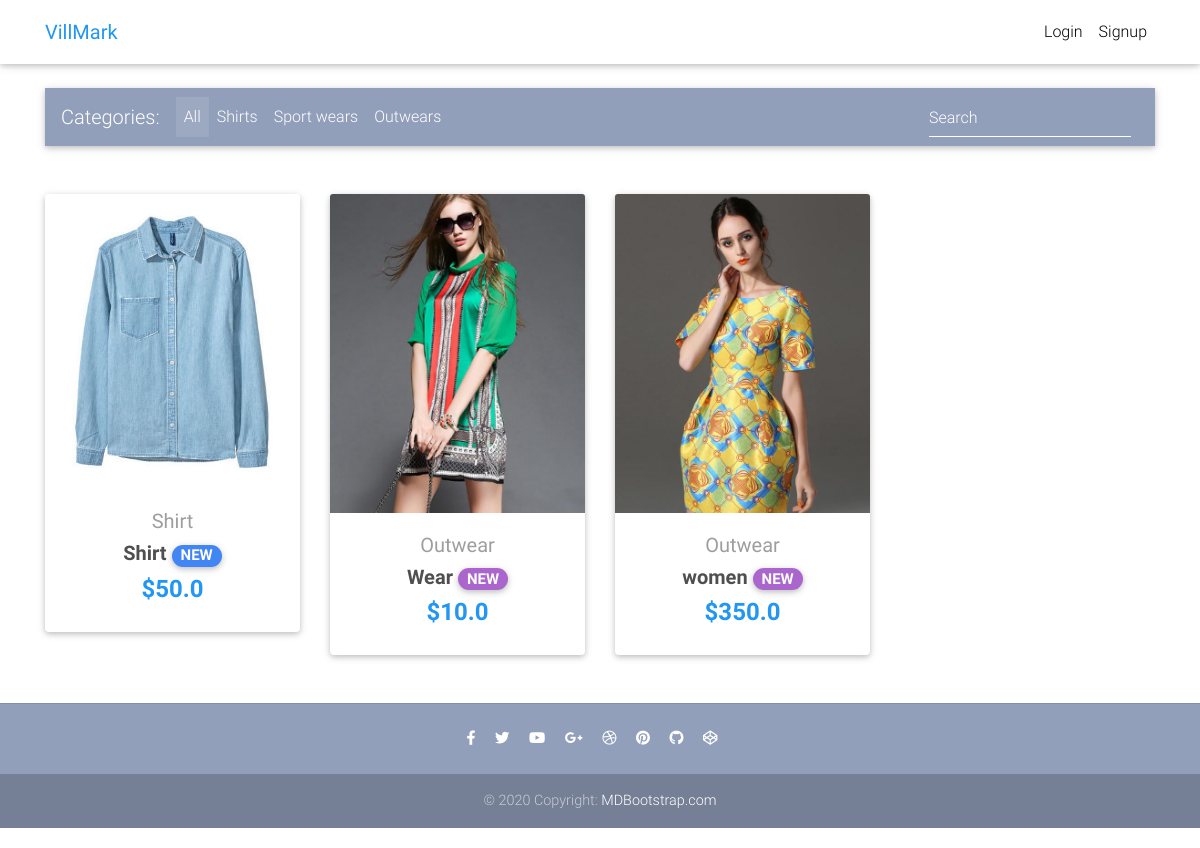
The page / on the database its author committed.
### hub/models.py (models this page shows, shortened)
class Item(models.Model):
    title = models.CharField(max_length=100)
    price = models.FloatField()
    discount_price = models.FloatField(blank=True, null=True)
    category = models.CharField(choices=CATEGORY_CHOICES, max_length=2)
    label = models.CharField(choices=LABEL_CHOICES, max_length=1)
    slug = models.SlugField()
    description = models.TextField()
    image = models.ImageField()
    def get_absolute_url(self):
        return reverse('hub:product', kwargs={
            'slug': self.slug
        })

### hub/views.py (the view)
# urls.py: path('', HomeView.as_view(), name='home'),
class HomeView(ListView):
    model = Item
    paginate_by = 10
    template_name = 'home.html'

### templates/home.html (shortened to what this page needs)
{% extends 'base.html' %}
{% block content %}
  <main>
    <div class="container">
      <nav class="navbar navbar-expand-lg navbar-dark mdb-color lighten-3 mt-3 mb-5">
        <span class="navbar-brand">Categories:</span>
        <div class="collapse navbar-collapse" id="basicExampleNav">
          <ul class="navbar-nav mr-auto">
            <li class="nav-item active">
              <a class="nav-link" href="#">All
              </a>
            </li>
            <li class="nav-item">
              <a class="nav-link" href="#">Shirts</a>
            </li>
            <li class="nav-item">
              <a class="nav-link" href="#">Sport wears</a>
            </li>
            <li class="nav-item">
              <a class="nav-link" href="#">Outwears</a>
            </li>
          </ul>
          <form class="form-inline">
            <div class="md-form my-0">
              <input class="form-control mr-sm-2" type="text" placeholder="Search" aria-label="Search">
            </div>
          </form>
        </div>
      </nav>
      <section class="text-center mb-4">
        <div class="row wow fadeIn">
          {% for item in object_list %}
          <div class="col-lg-3 col-md-6 mb-4">
            <div class="card">
              <div class="view overlay">
                  <img src="{{ item.image.url }}" class="card-img-top">
              </div>
              <div class="card-body text-center">
                <a href="" class="grey-text">
                  <h5>{{ item.get_category_display }}</h5>
                </a>
                <h5>
                  <strong>
                    <a href="{{ item.get_absolute_url }}" class="dark-grey-text">{{ item.title }}
                      <span class="badge badge-pill {{ item.get_label_display }}-color">NEW</span>
                    </a>
                  </strong>
                </h5>
                <h4 class="font-weight-bold blue-text">
                  <strong>
                      {% if item.discount_price %}
                      ${{ item.discount_price }}
                      {% else %}
                      ${{ item.price }}
                      {% endif %}
                  </strong>
                </h4>
              </div>
            </div>
          </div>
        {% endfor %}
        </div>
      </section>
    </div>
  </main>
{% endblock content %}

### templates/base.html (shortened to what this page needs)
<!DOCTYPE html>
<html lang="en">
<head>
  {% include 'stylesheets.html' %}
</head>
    {% include 'navbar.html' %}
<body>
    <div class="mt-5 pt-4">
    </div>
    {% block content %}
    {% endblock content %}
    {% include 'footer.html' %}
</body>
</html>

### templates/stylesheets.html
{% load static %}
  <link rel="stylesheet" href="https://use.fontawesome.com/releases/v5.11.2/css/all.css">
  <link href="{% static 'css/bootstrap.min.css' %}" rel="stylesheet">
  <link href="{% static 'css/mdb.min.css' %}" rel="stylesheet">
  <link href="{% static 'css/style.min.css' %}" rel="stylesheet">

### templates/navbar.html (shortened to what this page needs)
{% load cart_template_tags %}
  <nav class="navbar fixed-top navbar-expand-lg navbar-light white scrolling-navbar">
    <div class="container">
        <a class="navbar-brand waves-effect" href="/">
            <strong class="blue-text">
                VillMark
            </strong>
        </a>
      <div class="collapse navbar-collapse" id="navbarSupportedContent">
        <ul class="navbar-nav nav-flex-icons">
           {% if request.user.is_authenticated %}
          <li class="nav-item">
            <a href="{% url 'hub:order-summary' %}" class="nav-link waves-effect">
              <span class="badge red z-depth-1 mr-1"> {{ request.user|cart_item_count }} </span>
              <i class="fas fa-shopping-cart"></i>
              <span class="clearfix d-none d-sm-inline-block"> Cart </span>
            </a>
          </li>
          <li class="nav-item">
            <a class="nav-link waves-effect" href="{% url 'account_logout' %}">
              <span class="clearfix d-none d-sm-inline-block"> Logout </span>
            </a>
          </li>
          {% else %}
          <li class="nav-item">
            <a class="nav-link waves-effect" href="{% url 'account_login' %}">
              <span class="clearfix d-none d-sm-inline-block"> Login </span>
            </a>
          </li>
          <li class="nav-item">
            <a class="nav-link waves-effect" href="{% url 'account_signup' %}">
              <span class="clearfix d-none d-sm-inline-block"> Signup </span>
            </a>
          </li>
          {% endif %}
        </ul>
      </div>
    </div>
  </nav>

### templates/footer.html
  <footer class="page-footer text-center font-small mt-4 wow fadeIn">
    <hr class="my-4">
    <div class="pb-4">
      <a href="https://www.facebook.com/mdbootstrap" target="_blank">
        <i class="fab fa-facebook-f mr-3"></i>
      </a>
      <a href="https://twitter.com/MDBootstrap" target="_blank">
        <i class="fab fa-twitter mr-3"></i>
      </a>
      <a href="https://www.youtube.com/watch?v=7MUISDJ5ZZ4" target="_blank">
        <i class="fab fa-youtube mr-3"></i>
      </a>
      <a href="https://plus.google.com/u/0/b/107863090883699620484" target="_blank">
        <i class="fab fa-google-plus-g mr-3"></i>
      </a>
      <a href="https://dribbble.com/mdbootstrap" target="_blank">
        <i class="fab fa-dribbble mr-3"></i>
      </a>
      <a href="https://pinterest.com/mdbootstrap" target="_blank">
        <i class="fab fa-pinterest mr-3"></i>
      </a>
      <a href="https://github.com/mdbootstrap/bootstrap-material-design" target="_blank">
        <i class="fab fa-github mr-3"></i>
      </a>
      <a href="http://codepen.io/mdbootstrap/" target="_blank">
        <i class="fab fa-codepen mr-3"></i>
      </a>
    </div>
    <div class="footer-copyright py-3">
      © 2020 Copyright:
      <a href="" target="_blank"> MDBootstrap.com </a>
    </div>
  </footer>

### templates/scripts.html (shortened to what this page needs)
{% load static %}

### rows shown on the page
Item: image (picture), category "Shirt", title "Shirt", discount_price "50.0"
Item: image (picture), category "Outwear", title "Wear", discount_price "10.0"
Item: image (picture), category "Outwear", title "women", price "350.0"
